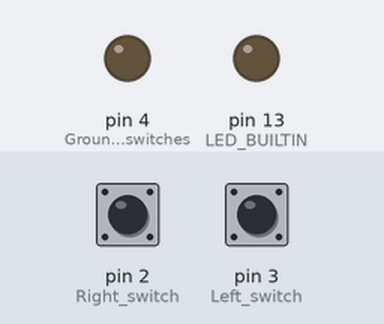
Bench run of a sketch on a simulated Arduino Uno, built with avr-gcc and run on an emulated ATmega328P. Parts: output pins drawn as LEDs (lit = HIGH). The inputs (shaded band) are chosen by the test bench; at power-on: pin 2 (Right_switch) HIGH, pin 3 (Left_switch) HIGH.

Above: at 1.2 s.
1.3 s: pin 2 (Right_switch) pulled LOW for 0.15 s
At 1.4 s:
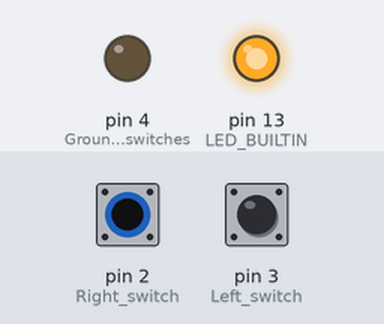
3.0 s: pin 2 (Right_switch) pulled LOW for 3.2 s
At 7.3 s:
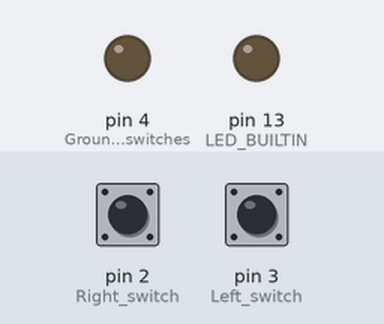
7.7 s: pin 3 (Left_switch) pulled LOW for 3.2 s
At 8.4 s:
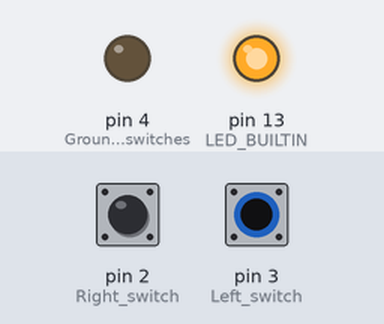
Timing chart, 0 to 12.4 s (numbered marks = the images above; inputs shaded):
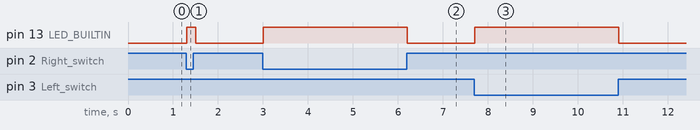

The sketch:

SwitchTest.ino
```cpp
void setup() {
  pinMode(LED_BUILTIN, OUTPUT);
  pinMode(2, INPUT); // Right switch
  pinMode(3, INPUT); // Left switch
  pinMode(4, OUTPUT); // Ground for switches
  digitalWrite(2, HIGH);
  digitalWrite(3, HIGH);
  digitalWrite(4, LOW); // Set to 0 volts
}

  void loop() {
    if ((digitalRead(2) == LOW) || (digitalRead(3) == LOW))
      digitalWrite(LED_BUILTIN, HIGH);
    else
      digitalWrite(LED_BUILTIN, LOW);
    delay (100);
  }
```

Measured:
- after the input at 1.3 s, pin 13 (LED_BUILTIN): LOW → HIGH at once, → LOW 0.20 s later
- after the input at 3.0 s, pin 13 (LED_BUILTIN): LOW → HIGH at once, → LOW 3.2 s later
- after the input at 7.7 s, pin 13 (LED_BUILTIN): LOW → HIGH at once, → LOW 3.2 s later
